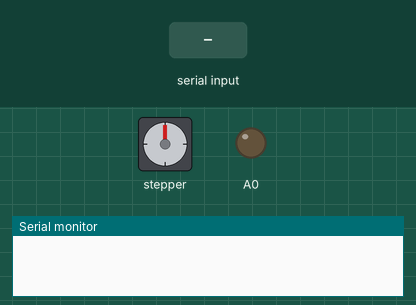
Recording of a sketch running on a simulated Arduino Uno, built with avr-gcc and run on an emulated ATmega328P. On the bench: stepper motor, output pins drawn as LEDs (lit = HIGH), the last lines printed to the serial monitor. The inputs (shaded band) are chosen by the test bench. Stepper angles assume 200 steps per turn.

Above: at 1.2 s.
1.3 s: "s" received over Serial
At 2.65 s:
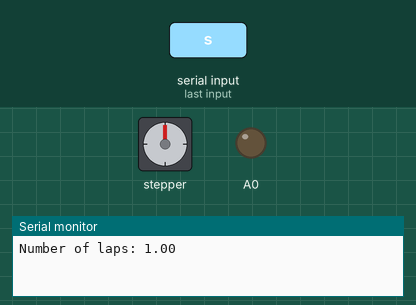
4.3 s: "p" received over Serial
At 4.51 s:
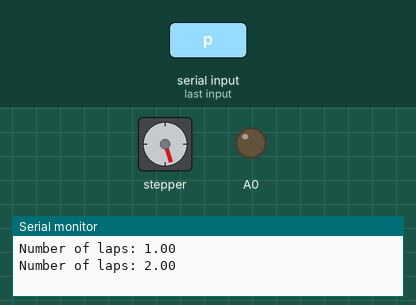
5.8 s: "v" received over Serial
At 7.0 s:
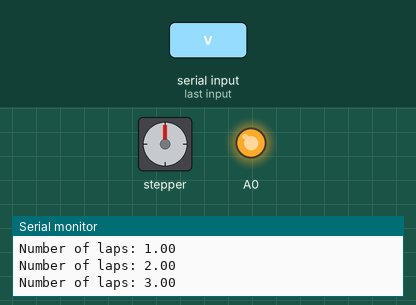
7.3 s: "V" received over Serial
At 8.2 s:
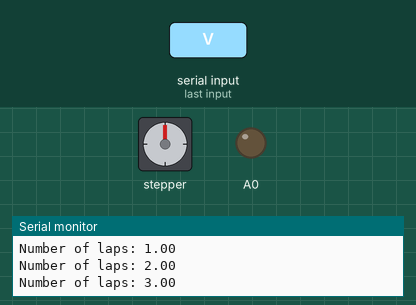
Timing chart, 0 to 9.8 s (numbered marks = the images above; inputs shaded):
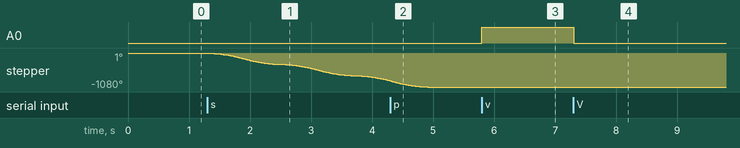

Measured:
- after the input at 1.3 s, stepper: keeps turning counter-clockwise at about 298°/s, starting at once
- after the input at 4.3 s, stepper: goes on until 4.9 s, then stays -1080°
- after the input at 5.8 s, A0: LOW → HIGH at once
- after the input at 7.3 s, A0: HIGH → LOW at once

The sketch:

sketch_dec31a.ino
```cpp
#include <AccelStepper.h>

#define step1 6
#define dir1 7

// from the serial monitor we can toogle between the start and stop of the motor
// by pressing the key 's' or 'S' the motor will start rotating
// by pressing the key 'p' or 'P' the motor will stop rotating

// esta velocidad es en pasos por segundo y la aceleración igual esta en pasos por segundo*segundo
float maxSpeed = 1000; // max speed for the stepper motors
float maxAccel = 500; // max acceleration for the stepper motors

AccelStepper stepper1(1, step1, dir1);

// pasos por vuelta
float steps = 200;

// numero de vueltas que hadado
float numberOfLaps = 0;

// nos indica si el motor debe parar o no
bool shouldStop = false;

// para controlar las ventosas
bool vacuum = false;

void setup() {
  // parametros del motor
  stepper1.setMaxSpeed(maxSpeed);
  stepper1.setAcceleration(maxAccel);
  stepper1.setCurrentPosition(0);

  // para el relay de las ventosas
  pinMode(A0, OUTPUT);

  // serial monitor
  Serial.begin(9600);
}
/*
  s mueve el motor en sentido antihorario
  d mueve el motor en sentido horario
  p para el motor
  r reinicia el motor
  v activa el relay de las ventosas
  -----------------------------------------
  normalmente incias con s o d
  las vueltas suelen poder contarse facilemente por que
  el motor debe acelerar y descelerar por cada vuelta
  entonce paras el motor cuando sea necesario y cuando estes listo para
  otra prueba aprietas r y estas listo para volver a presionar s o d
  (no olviden presionar enter cuando manden comandos)
    1.-   s -> esperar a que se mueva el numero de vueltas deseado -> p
    2.-   cuando quieran activar/desactivar las ventosas aprieten v
    3.-   despues de detener el motor reiniciar con r y listo para recibir s o d
*/

void loop() {
  // read the serial monitor
  if (Serial.available() > 0) {
    char c = Serial.read();
    if (c == 's' || c == 'S') { // ese de subir
      // while p is not pressed, the motor will rotate
      // the nmber of rotations will be counted by the variable numberOfLaps
      while (shouldStop == false) {
        stepper1.move(-steps);
        stepper1.runToPosition();
        numberOfLaps++;
        // display number of laps
        Serial.print("Number of laps: ");
        Serial.println(numberOfLaps);
        c = Serial.read();
        if (c == 'p' || c == 'P') {
          shouldStop = true;
          stepper1.stop();
          numberOfLaps = 0;
        }
      }

    }
    if (c == 'd' || c == 'D') {
      while (shouldStop == false) {
        stepper1.move(steps);
        stepper1.runToPosition();
        numberOfLaps++;
        // display number of laps
        Serial.print("Number of laps: ");
        Serial.println(numberOfLaps);
        c = Serial.read();
        if (c == 'p' || c == 'P') {
          shouldStop = true;
          stepper1.stop();
          numberOfLaps = 0;
        }
      }
    }
    if (c == 'r' || c == 'R') {
      shouldStop = false;
    }

    if (c == 'v' || c == 'V') {
      if (vacuum == false) {
        digitalWrite(A0, HIGH);
        vacuum = true;
      } else {
        digitalWrite(A0, LOW);
        vacuum = false;
      }
    }
  }
}
```
